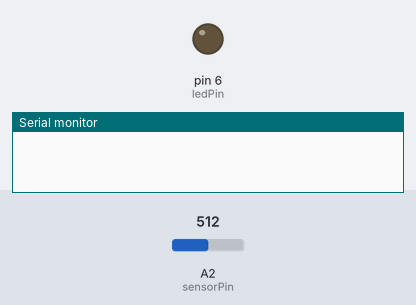
A sketch run on a simulated Arduino Uno, built with avr-gcc and run on an emulated ATmega328P. Parts: output pins drawn as LEDs (lit = HIGH), the last lines printed to the serial monitor. Inputs (shaded band) come from the test bench; at power-on: A2 (sensorPin) = 512.

Above: at 1.2 s.
1.3 s: A2 (sensorPin) set to 580
At 2.2 s:
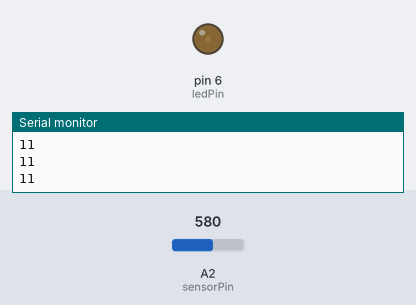
2.8 s: A2 (sensorPin) set to 716
At 3.5 s:
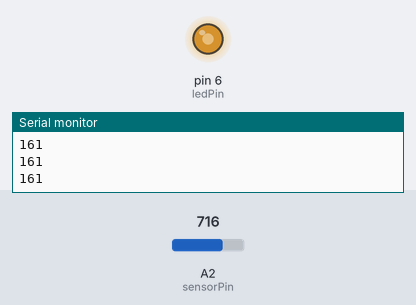
4.3 s: A2 (sensorPin) set to 900
At 4.7 s:
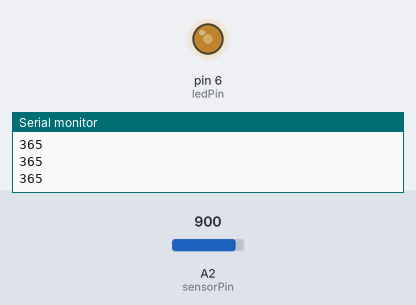
5.8 s: A2 (sensorPin) set to 1023
At 7.0 s:
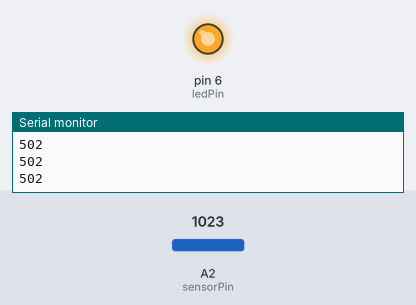
Timing chart, 0 to 8.3 s (numbered marks = the images above; inputs shaded):
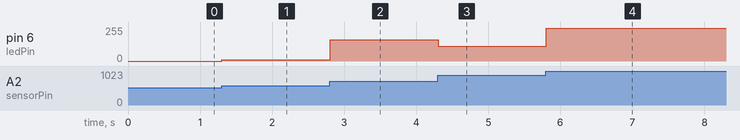

The sketch:

WL_Sensor_BAT.ino
```cpp
// Sensor pins pin D6 LED output, pin A0 analog Input
#define ledPin 6
#define sensorPin A2
void setup() {
  Serial.begin(9600);
  pinMode(ledPin, OUTPUT);
  digitalWrite(ledPin, LOW);
}
void loop() {
  int sensorValue = analogRead(sensorPin);
  if (sensorValue > 570)  {
    int outputValue = map(sensorValue, 570, 800, 0, 255);
    Serial.println(outputValue);
    analogWrite(ledPin, outputValue); // generate PWM signal
  }
}
```

Measured:
- after the input at 1.3 s, pin 6 (ledPin): 0/255 → 11/255 at once
- after the input at 2.8 s, pin 6 (ledPin): 11/255 → 161/255 at once
- after the input at 4.3 s, pin 6 (ledPin): 161/255 → 109/255 at once
- after the input at 5.8 s, pin 6 (ledPin): 109/255 → 246/255 at once
